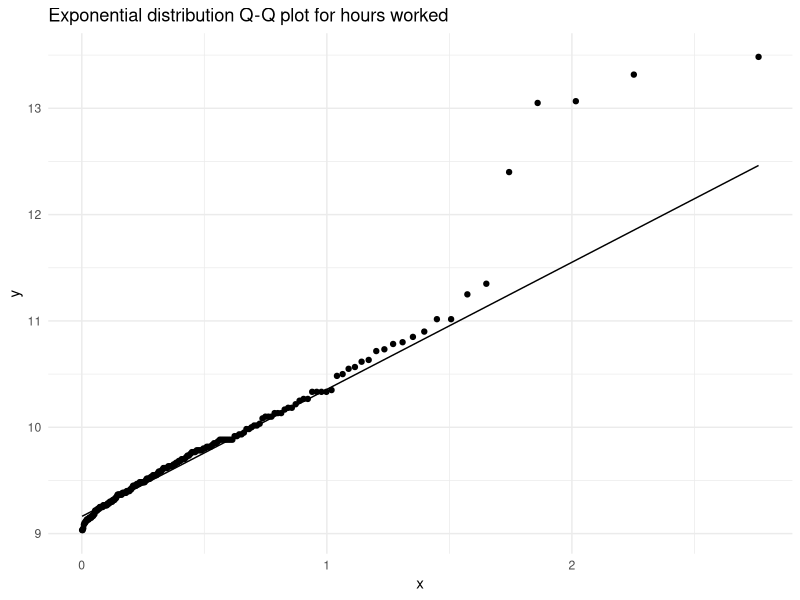
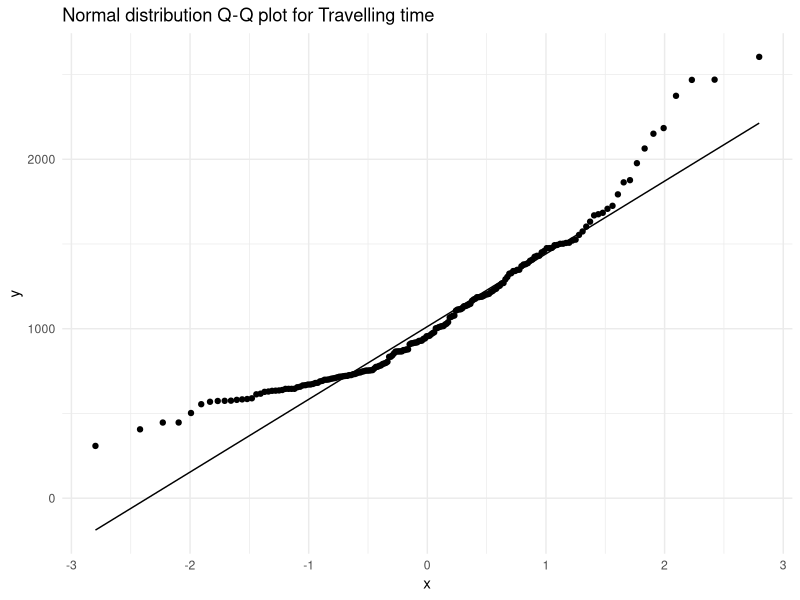
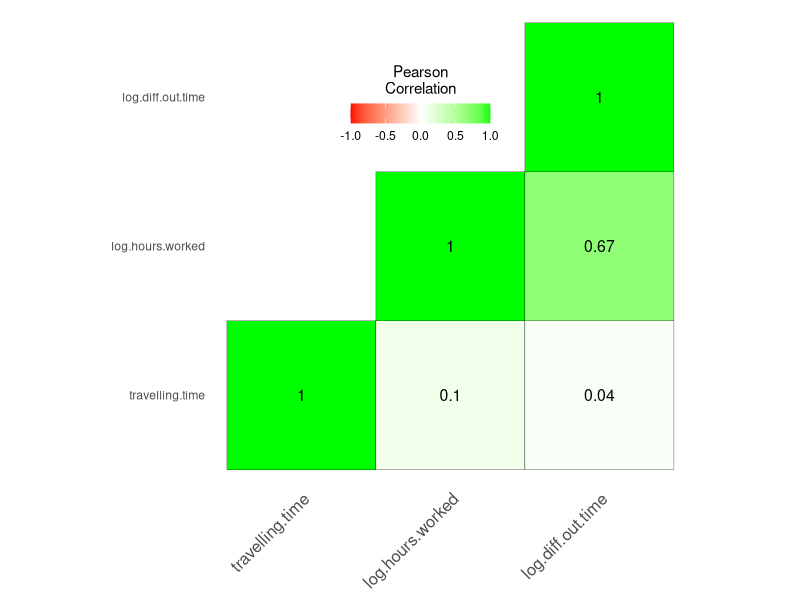
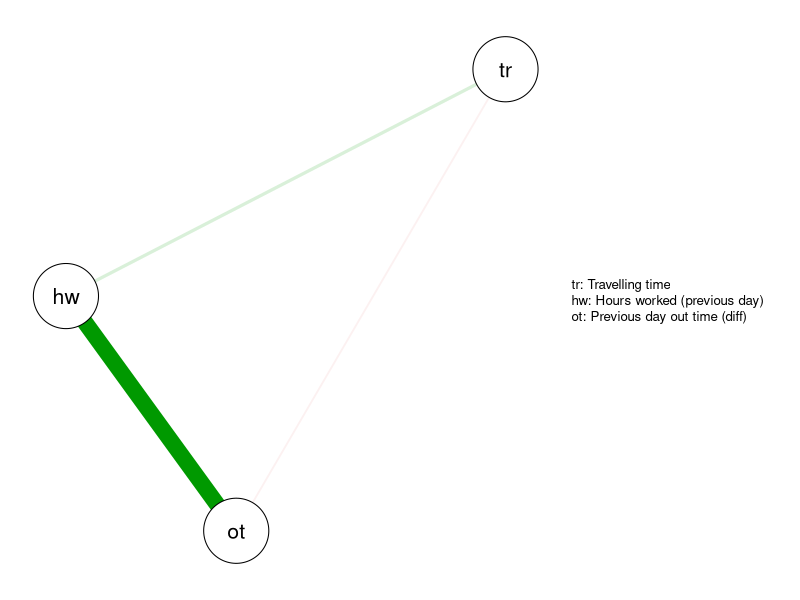

R code for these plots, in order:
## ---- chunk 1
knitr::opts_chunk$set(
	echo = TRUE,
	message = FALSE,
	warning = FALSE
)
library(dplyr)
library(lubridate)
library(reshape)
library(ggplot2)
library(MASS)
library(kableExtra)
set.seed(0512)
travel <- read.csv('../data/travel.csv') %>% filter(hours.worked > 9)
## ---- chunk 2
travel$home.addr <-  ''
travel$home.addr[as.Date(travel$date) < dmy('01-10-2018')] <- 'Old House'
travel$home.addr[as.Date(travel$date) > dmy('01-10-2018')] <- 'New House'
kable(dplyr::sample_n(travel %>% dplyr::select(diff.in.time, date, main_activity, hours.worked,
                                         travelling.time, home.addr, diff.out.time), 5),
      caption = 'Sample Data') %>% 
  kable_styling(full_width = F) %>%
  collapse_rows(columns = 1:2, valign = "middle")
## ---- chunk 3
params <- as.list(fitdistr(rexp(nrow(travel), rate = 2), "exponential")$estimate)
ggplot(travel,aes(sample = hours.worked)) +
  stat_qq(distribution = qexp, dparams = params) + 
  stat_qq_line(distribution = qexp, dparams = params) +
  ggtitle("Exponential distribution Q-Q plot for hours worked") +
  theme_minimal()
## ---- chunk 4
ggplot(travel,aes(sample = travelling.time)) +
  stat_qq() + stat_qq_line() +
  ggtitle("Normal distribution Q-Q plot for Travelling time") +
  theme_minimal()
## ---- chunk 5
corr_matrix_plotting_fxn <- function(df){
  library(reshape)
  library(ggplot2)
  
  # Making a correlation matrix
  cormat <- round(cor(df), 2)
  
  # Getting the upper triangular matrix
  cormat[lower.tri(cormat)]<- NA
  
  # Melt the correlation data and drop the rows with NA values
  melted_cormat <- reshape::melt(cormat, na.rm = TRUE)
  colnames(melted_cormat) <- c('Var1', 'Var2', 'value')
  melted_cormat <- melted_cormat %>% filter(!is.na(value))
  
  # Plot the corelation matrix
  ggheatmap <- ggplot(melted_cormat, aes(Var2, Var1, fill = value))+
  geom_tile(color = "black")+
  scale_fill_gradient2(low = "red", high = "green", mid = "white", 
                       midpoint = 0, limit = c(-1,1), space = "Lab", 
                       name="Pearson\nCorrelation") +
  # theme_minimal()+ # minimal theme
  theme(axis.text.x = element_text(angle = 45, vjust = 1, size = 12, hjust = 1))+
  coord_fixed() + 
  geom_text(aes(Var2, Var1, label = value), color = "black", size = 4) +
  theme(
    axis.title.x = element_blank(),
    axis.title.y = element_blank(),
    panel.grid.major = element_blank(),
    panel.border = element_blank(),
    panel.background = element_blank(),
    axis.ticks = element_blank(),
    legend.justification = c(1, 0),
    legend.position = c(0.6, 0.7),
    legend.direction = "horizontal")+
  guides(fill = guide_colorbar(barwidth = 7, barheight = 1,
                               title.position = "top", title.hjust = 0.5))
  print(ggheatmap)
  
}
## ---- chunk 6
# Selecting necessary columns after converting to linear data sets
corr.variables <- travel %>%
  filter(diff.out.time > -15) %>% 
  mutate(log.hours.worked = log(hours.worked),
         log.diff.out.time = log(diff.out.time + 15)) %>% 
  dplyr::select(travelling.time, log.hours.worked, log.diff.out.time)

# Plotting the matrix
corr_matrix_plotting_fxn(corr.variables)
## ---- chunk 7
library("qgraph")

# Legend
Names <- c('Travelling time', 'Hours worked (previous day)', 'Previous day out time (diff)')

# Renaming variables (not necessary)
colnames(corr.variables) <- c('tr', 'hw', 'ot')

cormat <- round(cor(corr.variables), 2)
qgraph(cormat, graph = "pcor", layout = "spring", nodeNames = Names, legend.cex = 0.4)
